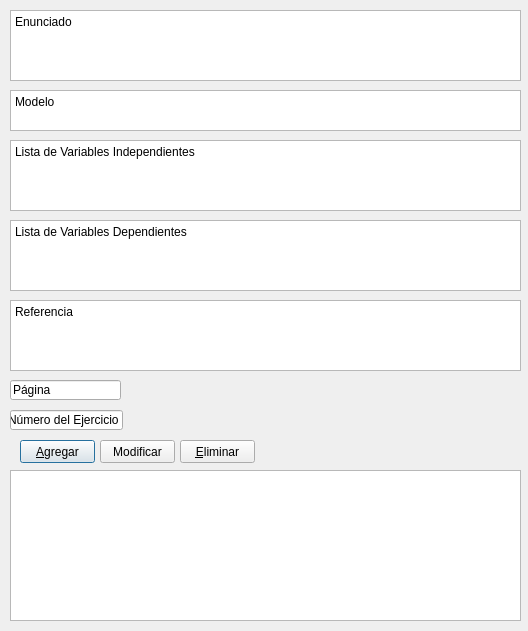
<?xml version="1.0" encoding="UTF-8"?>
<ui version="4.0">
 <class>Dialog</class>
 <widget class="QDialog" name="Dialog">
  <property name="geometry">
   <rect>
    <x>0</x>
    <y>0</y>
    <width>528</width>
    <height>631</height>
   </rect>
  </property>
  <property name="windowTitle">
   <string>Dialog</string>
  </property>
  <widget class="QLineEdit" name="txtPag">
   <property name="geometry">
    <rect>
     <x>10</x>
     <y>380</y>
     <width>111</width>
     <height>20</height>
    </rect>
   </property>
   <property name="toolTip">
    <string>Escriba el modelo matemático</string>
   </property>
   <property name="text">
    <string>Página</string>
   </property>
   <property name="frame">
    <bool>true</bool>
   </property>
  </widget>
  <widget class="QPushButton" name="btnAgregar">
   <property name="geometry">
    <rect>
     <x>20</x>
     <y>440</y>
     <width>75</width>
     <height>23</height>
    </rect>
   </property>
   <property name="toolTip">
    <string>Agregar un modelo matemático</string>
   </property>
   <property name="text">
    <string>&amp;Agregar</string>
   </property>
  </widget>
  <widget class="QTableView" name="tableView">
   <property name="geometry">
    <rect>
     <x>10</x>
     <y>470</y>
     <width>511</width>
     <height>151</height>
    </rect>
   </property>
   <property name="maximumSize">
    <size>
     <width>16777215</width>
     <height>561</height>
    </size>
   </property>
  </widget>
  <widget class="QPushButton" name="btnModificar">
   <property name="geometry">
    <rect>
     <x>100</x>
     <y>440</y>
     <width>75</width>
     <height>23</height>
    </rect>
   </property>
   <property name="toolTip">
    <string>Modificar el modelo matemático seleccionado</string>
   </property>
   <property name="text">
    <string>Modificar</string>
   </property>
  </widget>
  <widget class="QPushButton" name="btnEliminar">
   <property name="geometry">
    <rect>
     <x>180</x>
     <y>440</y>
     <width>75</width>
     <height>23</height>
    </rect>
   </property>
   <property name="toolTip">
    <string>Eliminar el modelo matemático seleccionado</string>
   </property>
   <property name="text">
    <string>&amp;Eliminar</string>
   </property>
  </widget>
  <widget class="QLineEdit" name="txtNro">
   <property name="geometry">
    <rect>
     <x>10</x>
     <y>410</y>
     <width>113</width>
     <height>20</height>
    </rect>
   </property>
   <property name="text">
    <string>Número del Ejercicio</string>
   </property>
  </widget>
  <widget class="QPlainTextEdit" name="txtEnunc">
   <property name="geometry">
    <rect>
     <x>10</x>
     <y>10</y>
     <width>511</width>
     <height>71</height>
    </rect>
   </property>
   <property name="plainText">
    <string>Enunciado</string>
   </property>
  </widget>
  <widget class="QPlainTextEdit" name="txtListVarIndep">
   <property name="geometry">
    <rect>
     <x>10</x>
     <y>140</y>
     <width>511</width>
     <height>71</height>
    </rect>
   </property>
   <property name="plainText">
    <string>Lista de Variables Independientes</string>
   </property>
  </widget>
  <widget class="QPlainTextEdit" name="txtListVarDep">
   <property name="geometry">
    <rect>
     <x>10</x>
     <y>220</y>
     <width>511</width>
     <height>71</height>
    </rect>
   </property>
   <property name="plainText">
    <string>Lista de Variables Dependientes</string>
   </property>
  </widget>
  <widget class="QPlainTextEdit" name="txtRef">
   <property name="geometry">
    <rect>
     <x>10</x>
     <y>300</y>
     <width>511</width>
     <height>71</height>
    </rect>
   </property>
   <property name="plainText">
    <string>Referencia</string>
   </property>
  </widget>
  <widget class="QPlainTextEdit" name="txtMod">
   <property name="geometry">
    <rect>
     <x>10</x>
     <y>90</y>
     <width>511</width>
     <height>41</height>
    </rect>
   </property>
   <property name="plainText">
    <string>Modelo</string>
   </property>
  </widget>
 </widget>
 <tabstops>
  <tabstop>txtEnunc</tabstop>
  <tabstop>txtMod</tabstop>
  <tabstop>txtListVarIndep</tabstop>
  <tabstop>txtListVarDep</tabstop>
  <tabstop>txtRef</tabstop>
  <tabstop>txtPag</tabstop>
  <tabstop>txtNro</tabstop>
  <tabstop>btnAgregar</tabstop>
  <tabstop>btnModificar</tabstop>
  <tabstop>btnEliminar</tabstop>
  <tabstop>tableView</tabstop>
 </tabstops>
 <resources/>
 <connections/>
</ui>
